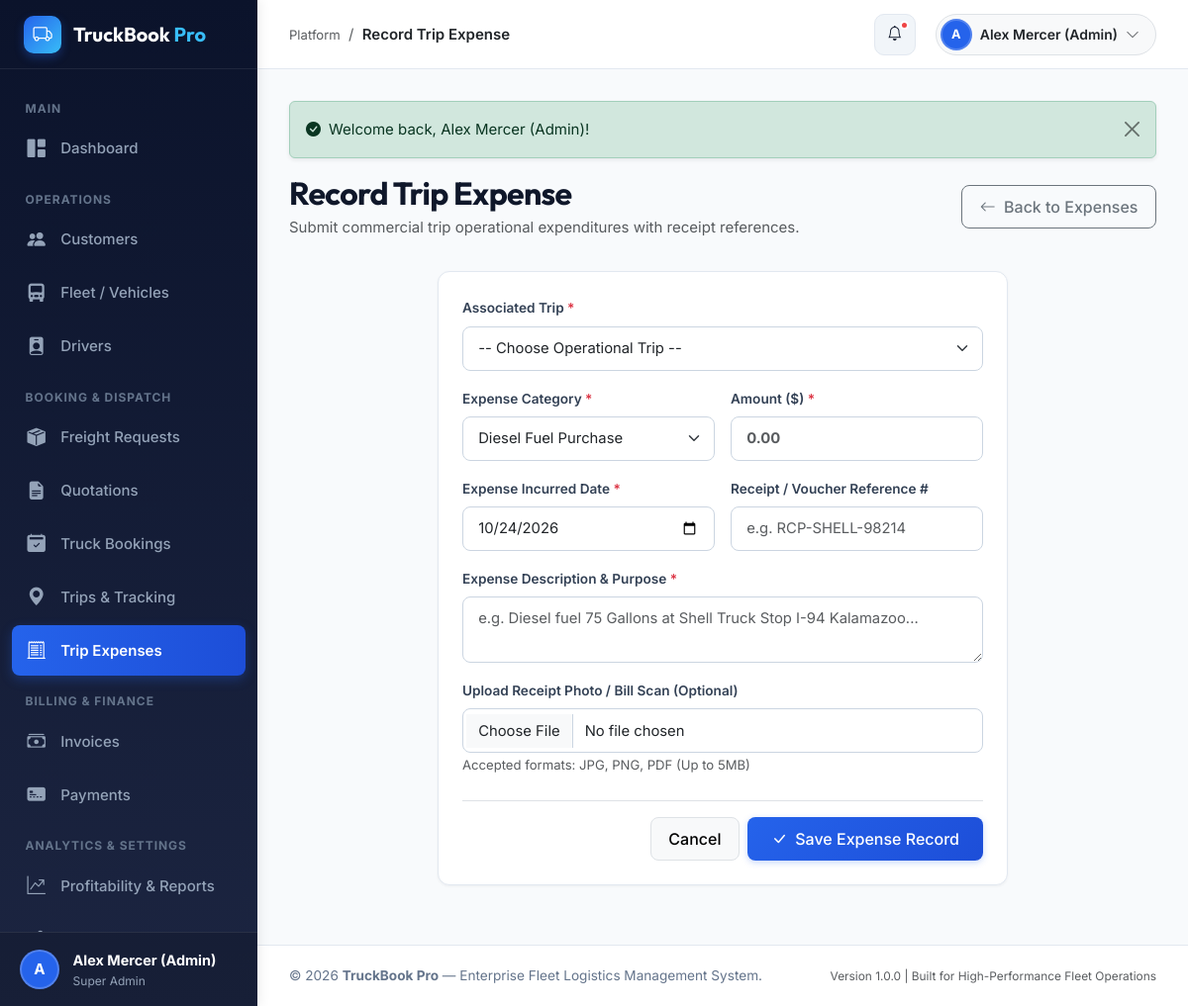
/modules/expenses/create.php (signed in), run on the app's committed database.
### tables this page shows
CREATE TABLE `users` (
  `id` INT UNSIGNED AUTO_INCREMENT PRIMARY KEY,
  `role_id` INT UNSIGNED NOT NULL,
  `name` VARCHAR(100) NOT NULL,
  `email` VARCHAR(120) NOT NULL UNIQUE,
  `password_hash` VARCHAR(255) NOT NULL,
  `phone` VARCHAR(25) NULL,
  `status` ENUM('active', 'inactive', 'suspended') NOT NULL DEFAULT 'active',
  `avatar` VARCHAR(255) NULL,
  `last_login` DATETIME NULL,
  `created_at` DATETIME NOT NULL DEFAULT CURRENT_TIMESTAMP,
  `updated_at` DATETIME NOT NULL DEFAULT CURRENT_TIMESTAMP ON UPDATE CURRENT_TIMESTAMP,
  INDEX `idx_users_role` (`role_id`),
  INDEX `idx_users_email` (`email`),
  INDEX `idx_users_status` (`status`),
  CONSTRAINT `fk_users_role` FOREIGN KEY (`role_id`) REFERENCES `roles` (`id`) ON DELETE RESTRICT
);

CREATE TABLE `roles` (
  `id` INT UNSIGNED AUTO_INCREMENT PRIMARY KEY,
  `name` VARCHAR(50) NOT NULL,
  `slug` VARCHAR(50) NOT NULL UNIQUE,
  `description` TEXT NULL,
  `created_at` DATETIME NOT NULL DEFAULT CURRENT_TIMESTAMP
);

### includes/auth.php (called while the page is built, shortened)
<?php
require_once __DIR__ . '/../config/app.php';
function isLoggedIn(): bool {
    return !empty($_SESSION['user_id']) && !empty($_SESSION['role_slug']);
}
function currentUser(): ?array {
    static $cachedUser = null;
    if ($cachedUser !== null) {
        return $cachedUser;
    }
    try {
        $pdo = getDbConnection();
        $stmt = $pdo->prepare("
            SELECT u.id, u.role_id, u.name, u.email, u.phone, u.status, u.avatar, u.last_login,
                   r.name AS role_name, r.slug AS role_slug
            FROM users u
            JOIN roles r ON u.role_id = r.id
            WHERE u.id = ? AND u.status = 'active'
            LIMIT 1
        ");
        $stmt->execute([$_SESSION['user_id']]);
        $user = $stmt->fetch();
        if ($user) {
            $cachedUser = $user;
            return $user;
        }
    } catch (Throwable $e) {
        error_log("Error fetching current user: " . $e->getMessage());
    }
    return null;
}
function currentRole(): string {
    return $_SESSION['role_slug'] ?? 'guest';
}

### includes/validation.php (called while the page is built, shortened)
<?php
function e(?string $string): string {
    return htmlspecialchars((string)($string ?? ''), ENT_QUOTES, 'UTF-8');
}

### config/app.php (called while the page is built, shortened)
<?php
if (!function_exists('getSetting')) {
    function getSetting(string $key, string $default = ''): string {
        static $settings = null;
        if ($settings === null) {
            $settings = [];
            try {
                $pdo = getDbConnection();
                $stmt = $pdo->query("SELECT setting_key, setting_value FROM company_settings");
                while ($row = $stmt->fetch()) {
                    $settings[$row['setting_key']] = $row['setting_value'];
                }
            } catch (Throwable $e) {
            }
        }
        return $settings[$key] ?? $default;
    }
}

### modules/expenses/create.php (the view, shortened to what this page needs)
<?php
require_once __DIR__ . '/../../config/app.php';
require_once __DIR__ . '/../../includes/validation.php';
require_once __DIR__ . '/../../includes/functions.php';
$tripId = (int)($_GET['trip_id'] ?? 0);
$categories = [
    'fuel' => 'Diesel Fuel Purchase',
    'toll' => 'Highway Toll Plaza / Fastag',
    'driver_allowance' => 'Driver Overnight Allowance & Meals',
    'loading_unloading' => 'Loading / Unloading Labor Fee',
    'repairs' => 'En-Route Repairs & Tire Spares',
    'parking' => 'Commercial Parking & Weighbridge',
    'other' => 'Other Incidental Transit Cost'
];
$formData = [
    'trip_id' => $tripId > 0 ? (string)$tripId : '',
    'category' => 'fuel',
    'amount' => '',
    'expense_date' => date('Y-m-d'),
    'description' => '',
    'receipt_reference' => ''
];
$pageTitle = 'Record Trip Expense';
require_once __DIR__ . '/../../includes/header.php';
?>
<div class="page-header">
    <div>
        <h2 class="fw-bold mb-1">Record Trip Expense</h2>
        <p class="text-muted mb-0">Submit commercial trip operational expenditures with receipt references.</p>
    </div>
    <div>
        <a href="<?= BASE_URL ?>/modules/expenses/index.php" class="btn btn-outline-secondary">
            <i class="bi bi-arrow-left me-1"></i> Back to Expenses
        </a>
    </div>
</div>
<div class="row justify-content-center">
    <div class="col-lg-8">
        <div class="content-card">
            <div class="content-card-body p-4">
                <form method="POST" action="create.php" enctype="multipart/form-data" class="needs-validation">
                    <div class="mb-3">
                        <label class="form-label">Associated Trip <span class="text-danger">*</span></label>
                        <select name="trip_id" class="form-select" required>
                            <option value="">-- Choose Operational Trip --</option>
                        </select>
                    </div>
                    <div class="row g-3 mb-3">
                        <div class="col-md-6">
                            <label class="form-label">Expense Category <span class="text-danger">*</span></label>
                            <select name="category" class="form-select" required>
                                <?php foreach ($categories as $k => $lbl): ?>
                                    <option value="<?= $k ?>" <?= $formData['category'] === $k ? 'selected' : '' ?>><?= $lbl ?></option>
                                <?php endforeach; ?>
                            </select>
                        </div>
                        <div class="col-md-6">
                            <label class="form-label">Amount (<?= getSetting('currency_symbol', '$') ?>) <span class="text-danger">*</span></label>
                            <input type="number" step="0.01" name="amount" class="form-control fw-bold"
                                   value="<?= e($formData['amount']) ?>" required placeholder="0.00">
                        </div>
                        <div class="col-md-6">
                            <label class="form-label">Expense Incurred Date <span class="text-danger">*</span></label>
                            <input type="date" name="expense_date" class="form-control"
                                   value="<?= e($formData['expense_date']) ?>" required max="<?= date('Y-m-d') ?>">
                        </div>
                        <div class="col-md-6">
                            <label class="form-label">Receipt / Voucher Reference #</label>
                            <input type="text" name="receipt_reference" class="form-control"
                                   value="<?= e($formData['receipt_reference']) ?>" placeholder="e.g. RCP-SHELL-98214">
                        </div>
                    </div>
                    <div class="mb-3">
                        <label class="form-label">Expense Description & Purpose <span class="text-danger">*</span></label>
                        <textarea name="description" class="form-control" rows="2" required placeholder="e.g. Diesel fuel 75 Gallons at Shell Truck Stop I-94 Kalamazoo..."><?= e($formData['description']) ?></textarea>
                    </div>
                    <div class="mb-4">
                        <label class="form-label">Upload Receipt Photo / Bill Scan (Optional)</label>
                        <input type="file" name="receipt_file" class="form-control" accept="image/*,.pdf">
                        <small class="text-muted">Accepted formats: JPG, PNG, PDF (Up to 5MB)</small>
                    </div>
                    <div class="d-flex justify-content-end gap-2 pt-3 border-top">
                        <a href="<?= BASE_URL ?>/modules/expenses/index.php" class="btn btn-light border">Cancel</a>
                        <button type="submit" class="btn btn-primary px-4">
                            <i class="bi bi-check-lg me-1"></i> Save Expense Record
                        </button>
                    </div>
                </form>
            </div>
        </div>
    </div>
</div>
<?php require_once __DIR__ . '/../../includes/footer.php'; ?>

### includes/sidebar.php (shortened to what this page needs)
<?php
$currentRole = currentRole();
$user = currentUser();
?>
<aside id="app-sidebar">
    <div class="sidebar-header">
        <a href="<?= BASE_URL ?>/dashboard.php" class="sidebar-brand">
            <div class="brand-icon">
                <i class="bi bi-truck"></i>
            </div>
            <span>TruckBook <span class="text-primary" style="color: #38bdf8 !important;">Pro</span></span>
        </a>
    </div>
    <div class="sidebar-menu">
        <div class="menu-heading">Main</div>
        <a href="<?= BASE_URL ?>/dashboard.php" class="nav-link-custom <?= isActiveRoute('dashboard.php') ?>">
            <i class="bi bi-grid-1x2-fill"></i>
            <span>Dashboard</span>
        </a>
        <?php if (in_array($currentRole, ['super_admin', 'transport_manager', 'operator'], true)): ?>
            <div class="menu-heading">Operations</div>
            <a href="<?= BASE_URL ?>/modules/customers/index.php" class="nav-link-custom <?= isActiveRoute('/customers/') ?>">
                <i class="bi bi-people-fill"></i>
                <span>Customers</span>
            </a>
            <a href="<?= BASE_URL ?>/modules/vehicles/index.php" class="nav-link-custom <?= isActiveRoute('/vehicles/') ?>">
                <i class="bi bi-truck-front-fill"></i>
                <span>Fleet / Vehicles</span>
            </a>
            <a href="<?= BASE_URL ?>/modules/drivers/index.php" class="nav-link-custom <?= isActiveRoute('/drivers/') ?>">
                <i class="bi bi-person-badge-fill"></i>
                <span>Drivers</span>
            </a>
        <?php endif; ?>
        <div class="menu-heading">Booking & Dispatch</div>
        <a href="<?= BASE_URL ?>/modules/freight_requests/index.php" class="nav-link-custom <?= isActiveRoute('/freight_requests/') ?>">
            <i class="bi bi-box-seam-fill"></i>
            <span>Freight Requests</span>
        </a>
        <?php if (in_array($currentRole, ['super_admin', 'transport_manager', 'customer'], true)): ?>
            <a href="<?= BASE_URL ?>/modules/quotations/index.php" class="nav-link-custom <?= isActiveRoute('/quotations/') ?>">
                <i class="bi bi-file-earmark-text-fill"></i>
                <span>Quotations</span>
            </a>
        <?php endif; ?>
        <?php if ($currentRole !== 'driver'): ?>
            <a href="<?= BASE_URL ?>/modules/bookings/index.php" class="nav-link-custom <?= isActiveRoute('/bookings/') ?>">
                <i class="bi bi-calendar2-check-fill"></i>
                <span>Truck Bookings</span>
            </a>
        <?php endif; ?>
        <a href="<?= BASE_URL ?>/modules/trips/index.php" class="nav-link-custom <?= isActiveRoute('/trips/') ?>">
            <i class="bi bi-geo-alt-fill"></i>
            <span>Trips & Tracking</span>
        </a>
        <?php if (in_array($currentRole, ['super_admin', 'transport_manager', 'operator', 'driver'], true)): ?>
            <a href="<?= BASE_URL ?>/modules/expenses/index.php" class="nav-link-custom <?= isActiveRoute('/expenses/') ?>">
                <i class="bi bi-receipt-cutoff"></i>
                <span>Trip Expenses</span>
            </a>
        <?php endif; ?>
        <?php if (in_array($currentRole, ['super_admin', 'transport_manager', 'customer'], true)): ?>
            <div class="menu-heading">Billing & Finance</div>
            <a href="<?= BASE_URL ?>/modules/invoices/index.php" class="nav-link-custom <?= isActiveRoute('/invoices/') ?>">
                <i class="bi bi-cash-stack"></i>
                <span>Invoices</span>
            </a>
            <a href="<?= BASE_URL ?>/modules/payments/index.php" class="nav-link-custom <?= isActiveRoute('/payments/') ?>">
                <i class="bi bi-credit-card-2-front-fill"></i>
                <span>Payments</span>
            </a>
        <?php endif; ?>
        <?php if (in_array($currentRole, ['super_admin', 'transport_manager'], true)): ?>
            <div class="menu-heading">Analytics & Settings</div>
            <a href="<?= BASE_URL ?>/modules/reports/index.php" class="nav-link-custom <?= isActiveRoute('/reports/') ?>">
                <i class="bi bi-graph-up-arrow"></i>
                <span>Profitability & Reports</span>
            </a>
            <?php if ($currentRole === 'super_admin'): ?>
                <a href="<?= BASE_URL ?>/modules/settings/index.php" class="nav-link-custom <?= isActiveRoute('/settings/') ?>">
                    <i class="bi bi-sliders"></i>
                    <span>System Settings</span>
                </a>
            <?php endif; ?>
        <?php endif; ?>
    </div>
    <div class="sidebar-user">
        <div class="user-avatar-circle">
            <?= strtoupper(substr($user['name'] ?? 'U', 0, 1)) ?>
        </div>
        <div class="user-info text-truncate">
            <div class="fw-bold text-white text-truncate" style="font-size: 0.9rem;">
                <?= e($user['name'] ?? 'Guest') ?>
            </div>
            <div class="text-light" style="font-size: 0.75rem; color: #94a3b8 !important;">
                <?= e($user['role_name'] ?? 'Role') ?>
            </div>
        </div>
    </div>
</aside>

### includes/topbar.php (shortened to what this page needs)
<?php
require_once __DIR__ . '/../config/database.php';
$userId = currentUserId();
$unreadNotifications = [];
if ($userId) {
    try {
        $pdo = getDbConnection();
        $notifStmt = $pdo->prepare("
            SELECT id, title, message, link, type, created_at
            FROM notifications
            WHERE user_id = ? AND is_read = 0
            ORDER BY created_at DESC
            LIMIT 5
        ");
        $notifStmt->execute([$userId]);
        $unreadNotifications = $notifStmt->fetchAll();
    } catch (Throwable $e) {
    }
}
$unreadCount = count($unreadNotifications);
?>
<header id="app-topbar">
    <div class="d-flex align-items-center gap-3">
        <div class="d-none d-md-block">
            <span class="text-muted small">Platform</span>
            <span class="mx-1 text-muted">/</span>
            <span class="fw-semibold text-dark"><?= e($pageTitle ?? 'Overview') ?></span>
        </div>
    </div>
    <div class="topbar-actions">
        <div class="dropdown">
            <button class="notification-btn" type="button" data-bs-toggle="dropdown" aria-expanded="false" title="Notifications">
                <i class="bi bi-bell"></i>
                <?php if ($unreadCount > 0): ?>
                    <span class="notification-badge"></span>
                <?php endif; ?>
            </button>
        </div>
        <div class="dropdown">
            <button class="btn btn-light border d-flex align-items-center gap-2 p-1 pe-3 rounded-pill" type="button" data-bs-toggle="dropdown" aria-expanded="false">
                <div class="user-avatar-circle" style="width: 32px; height: 32px; font-size: 0.8rem;">
                    <?= strtoupper(substr($user['name'] ?? 'U', 0, 1)) ?>
                </div>
                <span class="topbar-user-name fw-semibold small text-dark"><?= e($user['name'] ?? 'Account') ?></span>
                <i class="bi bi-chevron-down small text-muted"></i>
            </button>
        </div>
    </div>
</header>

### data on the page
users: name "A", name "Alex Mercer (Admin)", role.name "Super Admin"

### other printed values
$pageTitle "Record Trip Expense"
$text "Welcome back, Alex Mercer (Admin)!"
getSetting('currency_symbol', '$') "$"
APP_NAME "TruckBook Pro"
APP_VERSION "1.0.0"
form field category "Diesel Fuel Purchase"
